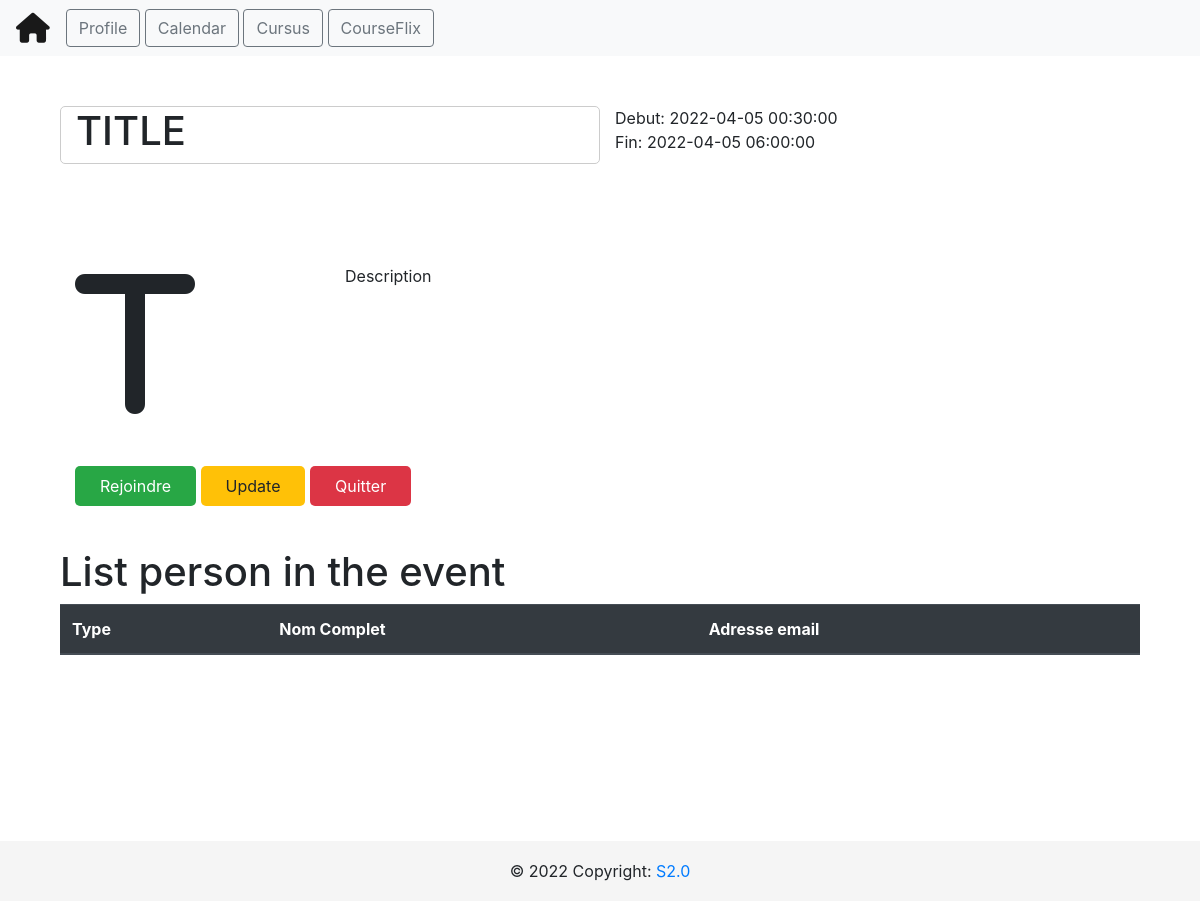
The app's page /calendar/event/5 with its own data.
### tables this page shows
CREATE TABLE events (
                        event_id INTEGER NOT NULL, 
                        title VARCHAR(100), 
                        date_from INTEGER, 
                        date_to INTEGER, 
                        organizer INTEGER, event_description TEXT, category_id INTEGER, 
                        PRIMARY KEY (event_id)
                    );

### app.py (the view, shortened to what this page needs)
@api.route("/calendar/event/<int:id>")
def get_event(id):
    cursor = db.cursor()
    cursor.execute("SELECT * FROM events WHERE event_id = {}".format(id))
    rows = cursor.fetchall()
    event = rows
    cursor.execute("SELECT * FROM event_attendes WHERE event_id = {}".format(id))
    rows = cursor.fetchall()
    person_attendes = rows
    persons = []
    return render_template(
        "view_event.html",
        event={
            "event_id": event[0][0],
            "title": event[0][1],
            "start": event[0][2],
            "end": event[0][3],
            "organizer": event[0][4],
            "description": event[0][5],
            "category_id": event[0][6],
        },
        persons=persons,
    )

### templates/view_event.html (shortened to what this page needs)
{% extends "layout.html" %} {% block title %} {{event.title}} {% endblock %} {%
block head %} {{ super() }}
{% endblock %} {% block content %}
<section>
  <div class="container">
    <div class="row row-event event-header">
      <div class="col-md-6 event-title">
        <h1>{{event.title}}</h1>
      </div>
      <div class="col-md-6">
        <div class="row">
          <div class="col-md-12 event-date">Debut: {{event.start}}</div>
        </div>
        <div class="row">
          <div class="col-md-12 event-date">Fin: {{event.end}}</div>
        </div>
      </div>
    </div>
    <div class="row row-event">
      <div class="col-md-3 event-icon">
        <i class="fa-solid fa-{{event.title[0]|lower}} fa-10x"></i>
      </div>
      <div class="col-md-6 event-description">
        <div class="row">
          <div class="col-md-12">{{event.description}}</div>
        </div>
      </div>
    </div>
    <div class="row row-event">
      <div class="col-md-6">
        <a href="#" class="btn-event btn-success">Rejoindre</a>
        <a href="#" class="btn-event btn-warning" id="updater">Update</a>
        <a href="#" class="btn-event btn-danger">Quitter</a>
      </div>
    </div>
  </div>
</section>
<section>
  <div class="container">
    <div class="row">
      <div class="col-md-12">
        <h1>List person in the event</h1>
      </div>
    </div>
    <div class="row">
      <div class="col-md-12">
        <table class="table">
          <thead class="thead-dark">
            <th>Type</th>
            <th>Nom Complet</th>
            <th>Adresse email</th>
          </thead>
        </table>
      </div>
    </div>
  </div>
</section>
{% endblock %}

### templates/css/profile.css (style rules this page uses)
body { color: #6F8BA4; margin-top:20px; }

### templates/layout.html (style rules this page uses)
body { min-height: 100vh!important; }

### templates/view_event.html (style rules this page uses)
.row-event { margin: 50px auto; }
.event-title { border: 1px solid #ccc; border-radius: 5px; decoration: underline; }
.btn-event { min-width: 60px; padding: 10px 25px; border-radius: 5px; }
.table { margin-bottom: 150px; }

### records on screen
events: title "TITLE", start "2022-04-05 00:30:00", end "2022-04-05 06:00:00", description "Description"
